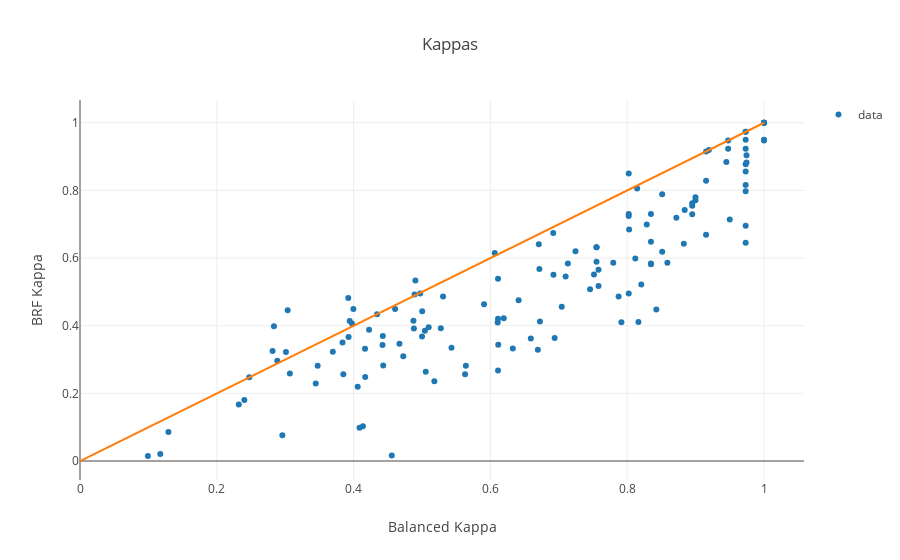

Notebook source saved alongside this figure:
### Code cell
# Create a trace
pts = go.Scatter(
    x= df.kappa_final,
    y = df.kappa_BRF,
    mode = 'markers',
    text = df.label,
    name='data'
)
ln = go.Scatter( x=[0,1], y = [0,1], mode='lines',showlegend=False)

data = [pts,ln]

layout_comp = go.Layout(
    title='Kappas',
    hovermode='closest',
    xaxis=dict(
        title='Balanced Kappa'),
    yaxis=dict(
        title='BRF Kappa'), 
)

# Plot and embed in ipython notebook!
fig_comp = go.Figure(data=data, layout=layout_comp)

py.iplot(fig_comp)

### Figure 1 — Plotly figure (JSON) as saved in the notebook; plotly's stock layout.template omitted (floating-point values rounded to 4 significant figures; data arrays with more than 128 entries replaced by an {"elided": "..."} marker saying what was removed)
{"data": [{"mode": "markers", "name": "data", "text": {"elided": "138 str values"}, "type": "scatter", "uid": "0e524d89-687a-4b59-8ad4-b26b073b3324", "x": {"elided": "138 float values"}, "y": {"elided": "138 float values"}}, {"mode": "lines", "showlegend": false, "type": "scatter", "uid": "2f4f758c-47d0-4d94-a723-7b38829a6dc9", "x": [0, 1], "y": [0, 1]}], "layout": {"hovermode": "closest", "title": {"text": "Kappas"}, "xaxis": {"title": {"text": "Balanced Kappa"}}, "yaxis": {"title": {"text": "BRF Kappa"}}}}
